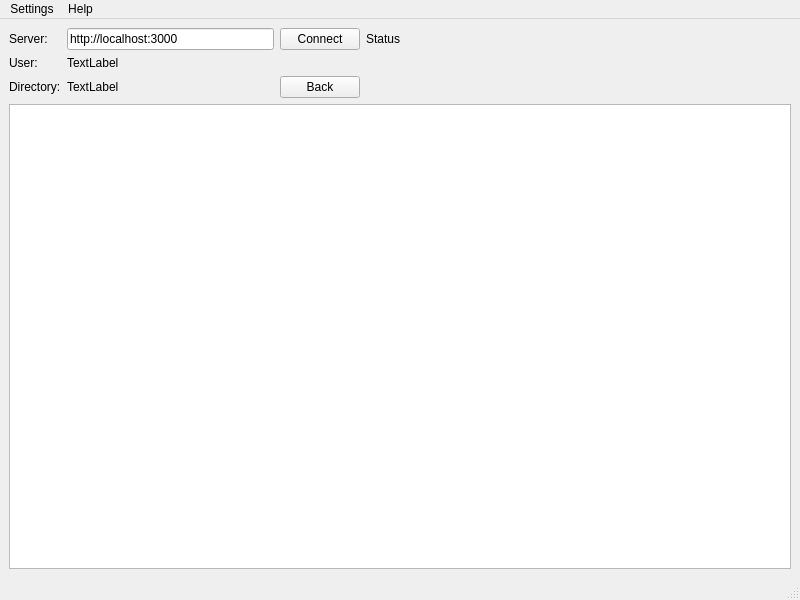
<?xml version="1.0" encoding="UTF-8"?>
<ui version="4.0">
 <class>MainWindow</class>
 <widget class="QMainWindow" name="MainWindow">
  <property name="geometry">
   <rect>
    <x>0</x>
    <y>0</y>
    <width>800</width>
    <height>600</height>
   </rect>
  </property>
  <property name="windowTitle">
   <string>MainWindow</string>
  </property>
  <widget class="QWidget" name="centralwidget">
   <layout class="QVBoxLayout" name="verticalLayout">
    <item>
     <layout class="QHBoxLayout" name="horizontalLayout">
      <item>
       <layout class="QGridLayout" name="gridLayout">
        <item row="0" column="2">
         <widget class="QPushButton" name="connectPushButton">
          <property name="text">
           <string>Connect</string>
          </property>
         </widget>
        </item>
        <item row="1" column="0">
         <widget class="QLabel" name="label">
          <property name="text">
           <string>User:</string>
          </property>
         </widget>
        </item>
        <item row="2" column="0">
         <widget class="QLabel" name="label_2">
          <property name="text">
           <string>Directory:</string>
          </property>
         </widget>
        </item>
        <item row="2" column="1">
         <widget class="QLabel" name="directoryLabel">
          <property name="text">
           <string>TextLabel</string>
          </property>
         </widget>
        </item>
        <item row="0" column="0">
         <widget class="QLabel" name="label_3">
          <property name="text">
           <string>Server:</string>
          </property>
         </widget>
        </item>
        <item row="1" column="1">
         <widget class="QLabel" name="userLabel">
          <property name="text">
           <string>TextLabel</string>
          </property>
         </widget>
        </item>
        <item row="0" column="1">
         <widget class="QLineEdit" name="serverLineEdit">
          <property name="text">
           <string>http://localhost:3000</string>
          </property>
         </widget>
        </item>
        <item row="0" column="3">
         <widget class="QLabel" name="statusLabel">
          <property name="text">
           <string>Status</string>
          </property>
         </widget>
        </item>
        <item row="2" column="2">
         <widget class="QPushButton" name="backPushButton">
          <property name="text">
           <string>Back</string>
          </property>
         </widget>
        </item>
       </layout>
      </item>
      <item>
       <spacer name="horizontalSpacer">
        <property name="orientation">
         <enum>Qt::Horizontal</enum>
        </property>
        <property name="sizeHint" stdset="0">
         <size>
          <width>40</width>
          <height>20</height>
         </size>
        </property>
       </spacer>
      </item>
     </layout>
    </item>
    <item>
     <widget class="QTreeView" name="treeView">
      <property name="editTriggers">
       <set>QAbstractItemView::DoubleClicked|QAbstractItemView::EditKeyPressed</set>
      </property>
      <property name="uniformRowHeights">
       <bool>true</bool>
      </property>
      <property name="itemsExpandable">
       <bool>false</bool>
      </property>
      <attribute name="headerCascadingSectionResizes">
       <bool>true</bool>
      </attribute>
      <attribute name="headerDefaultSectionSize">
       <number>105</number>
      </attribute>
      <attribute name="headerStretchLastSection">
       <bool>true</bool>
      </attribute>
     </widget>
    </item>
   </layout>
  </widget>
  <widget class="QMenuBar" name="menubar">
   <property name="geometry">
    <rect>
     <x>0</x>
     <y>0</y>
     <width>800</width>
     <height>22</height>
    </rect>
   </property>
   <widget class="QMenu" name="menuHelp">
    <property name="title">
     <string>Settings</string>
    </property>
    <addaction name="actionConfigure_Cutecloud_client"/>
   </widget>
   <widget class="QMenu" name="menuHelp_2">
    <property name="title">
     <string>Help</string>
    </property>
    <addaction name="actionAbout_Qt"/>
   </widget>
   <addaction name="menuHelp"/>
   <addaction name="menuHelp_2"/>
  </widget>
  <widget class="QStatusBar" name="statusbar"/>
  <action name="actionConfigure_Cutecloud_client">
   <property name="text">
    <string>Configure Cutecloud client</string>
   </property>
  </action>
  <action name="actionAbout_Qt">
   <property name="text">
    <string>About Qt</string>
   </property>
  </action>
 </widget>
 <resources/>
 <connections/>
</ui>
